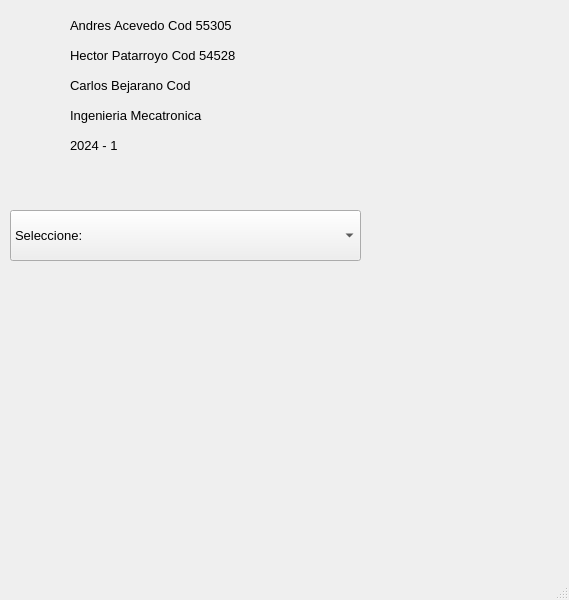
<?xml version="1.0" encoding="UTF-8"?>
<ui version="4.0">
 <class>MainWindow</class>
 <widget class="QMainWindow" name="MainWindow">
  <property name="geometry">
   <rect>
    <x>0</x>
    <y>0</y>
    <width>569</width>
    <height>600</height>
   </rect>
  </property>
  <property name="windowTitle">
   <string>MainWindow</string>
  </property>
  <widget class="QWidget" name="centralwidget">
   <widget class="QLabel" name="label">
    <property name="geometry">
     <rect>
      <x>300</x>
      <y>10</y>
      <width>201</width>
      <height>181</height>
     </rect>
    </property>
    <property name="text">
     <string/>
    </property>
    <property name="pixmap">
     <pixmap>logo_ecci.png</pixmap>
    </property>
   </widget>
   <widget class="QComboBox" name="comboBox">
    <property name="geometry">
     <rect>
      <x>10</x>
      <y>210</y>
      <width>351</width>
      <height>51</height>
     </rect>
    </property>
    <property name="font">
     <font>
      <pointsize>10</pointsize>
     </font>
    </property>
    <item>
     <property name="text">
      <string>Seleccione:</string>
     </property>
    </item>
    <item>
     <property name="text">
      <string>Robot_Cartesiano</string>
     </property>
    </item>
    <item>
     <property name="text">
      <string>Robot_Cilindrico</string>
     </property>
    </item>
    <item>
     <property name="text">
      <string>Robot_Esferico</string>
     </property>
    </item>
   </widget>
   <widget class="QLabel" name="label_3">
    <property name="geometry">
     <rect>
      <x>270</x>
      <y>270</y>
      <width>261</width>
      <height>281</height>
     </rect>
    </property>
    <property name="font">
     <font>
      <pointsize>8</pointsize>
     </font>
    </property>
    <property name="accessibleDescription">
     <string notr="true"/>
    </property>
    <property name="layoutDirection">
     <enum>Qt::LeftToRight</enum>
    </property>
    <property name="autoFillBackground">
     <bool>false</bool>
    </property>
    <property name="text">
     <string/>
    </property>
    <property name="wordWrap">
     <bool>true</bool>
    </property>
   </widget>
   <widget class="QLabel" name="label_4">
    <property name="geometry">
     <rect>
      <x>20</x>
      <y>270</y>
      <width>241</width>
      <height>281</height>
     </rect>
    </property>
    <property name="text">
     <string/>
    </property>
   </widget>
   <widget class="QLabel" name="label_5">
    <property name="geometry">
     <rect>
      <x>70</x>
      <y>40</y>
      <width>341</width>
      <height>31</height>
     </rect>
    </property>
    <property name="font">
     <font>
      <pointsize>10</pointsize>
     </font>
    </property>
    <property name="text">
     <string>Hector Patarroyo Cod 54528</string>
    </property>
   </widget>
   <widget class="QLabel" name="label_6">
    <property name="geometry">
     <rect>
      <x>70</x>
      <y>10</y>
      <width>341</width>
      <height>31</height>
     </rect>
    </property>
    <property name="font">
     <font>
      <pointsize>10</pointsize>
     </font>
    </property>
    <property name="text">
     <string>Andres Acevedo Cod 55305</string>
    </property>
   </widget>
   <widget class="QLabel" name="label_7">
    <property name="geometry">
     <rect>
      <x>70</x>
      <y>100</y>
      <width>341</width>
      <height>31</height>
     </rect>
    </property>
    <property name="font">
     <font>
      <pointsize>10</pointsize>
     </font>
    </property>
    <property name="text">
     <string>Ingenieria Mecatronica</string>
    </property>
   </widget>
   <widget class="QLabel" name="label_8">
    <property name="geometry">
     <rect>
      <x>70</x>
      <y>130</y>
      <width>341</width>
      <height>31</height>
     </rect>
    </property>
    <property name="font">
     <font>
      <pointsize>10</pointsize>
     </font>
    </property>
    <property name="text">
     <string>2024 - 1</string>
    </property>
   </widget>
   <widget class="QLabel" name="label_9">
    <property name="geometry">
     <rect>
      <x>70</x>
      <y>70</y>
      <width>341</width>
      <height>31</height>
     </rect>
    </property>
    <property name="font">
     <font>
      <pointsize>10</pointsize>
     </font>
    </property>
    <property name="text">
     <string>Carlos Bejarano Cod </string>
    </property>
   </widget>
  </widget>
  <widget class="QStatusBar" name="statusbar"/>
 </widget>
 <resources/>
 <connections/>
</ui>
